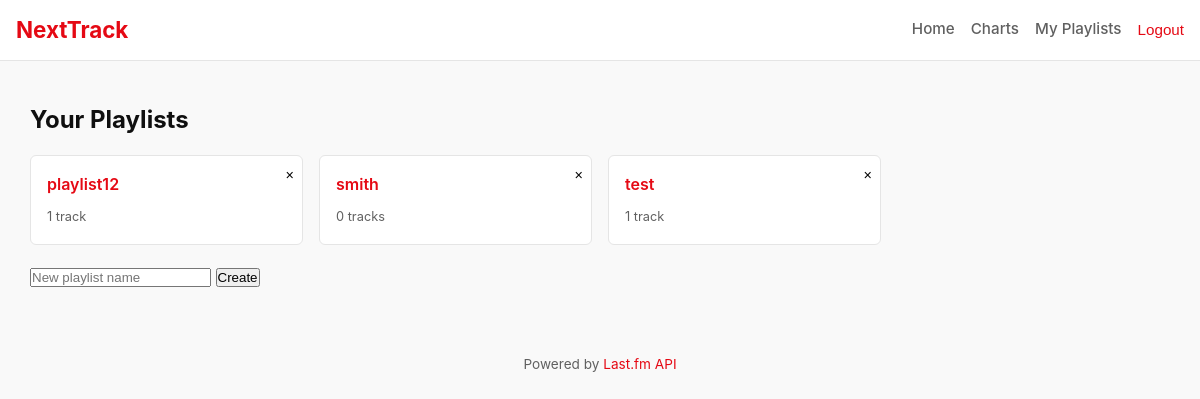
The app's page /playlists/ (signed in), older data.
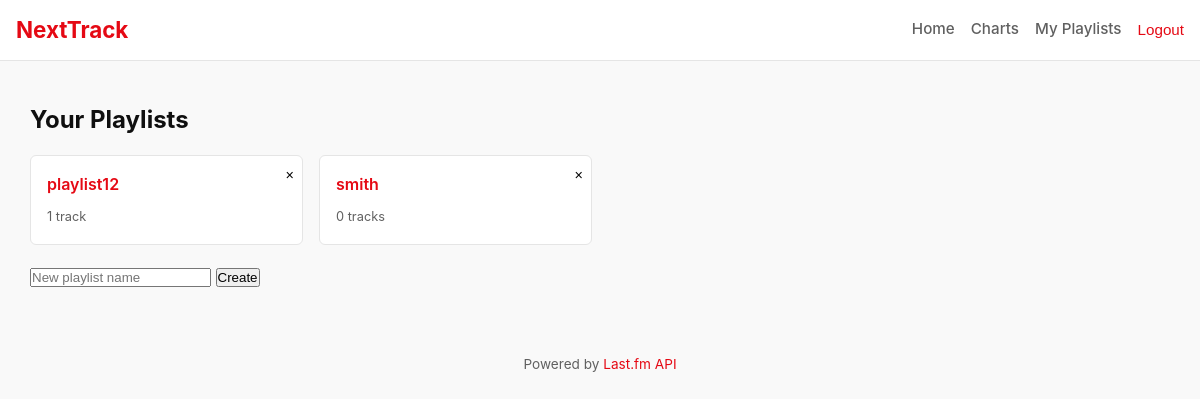
The same page, newer data.
### music/models.py (models this page shows, shortened)
class Playlist(models.Model):
    owner = models.ForeignKey(User, on_delete=models.CASCADE, related_name="playlists")
    name = models.CharField(max_length=120)
    created_at = models.DateTimeField(auto_now_add=True)
    class Meta:
        unique_together = ("owner", "name")

### music/views.py (the view)
# urls.py: path("playlists/", views.playlist_list, name="playlist_list"),
@login_required
def playlist_list(request):
    if request.method == "POST":
        delete_id = request.POST.get("delete_id")
        if delete_id:
            get_object_or_404(Playlist, pk=delete_id, owner=request.user).delete()
    playlists = request.user.playlists.all()
    return render(request, "playlist_list.html", {"playlists": playlists})

### templates/playlist_list.html (shortened to what this page needs)
{% extends "base.html" %}
{% block content %}
<h2>Your Playlists</h2>
<div class="grid">
{% for pl in playlists %}
  <div class="card" style="position:relative">
    <a href="{% url 'playlist_detail' pl.pk %}" style="font-weight:600">{{ pl.name }}</a>
    <span style="font-size:0.8rem;color:var(--muted)">
      {{ pl.items.count }} track{{ pl.items.count|pluralize }}
    </span>
    <form method="post" style="position:absolute;top:6px;right:8px">
      <button title="Delete" style="border:none;background:none;font-size:0.9rem">×</button>
    </form>
  </div>
{% empty %}
  <p>No playlists yet.</p>
{% endfor %}
</div>
<form action="{% url 'playlist_create' %}" method="post" style="margin-top:1.2rem">
  <input name="name" placeholder="New playlist name" required>
  <button>Create</button>
</form>
{% endblock %}

Row changes from the older to the newer data that the page shows:
removed Playlist: name "test", items.count "1"
